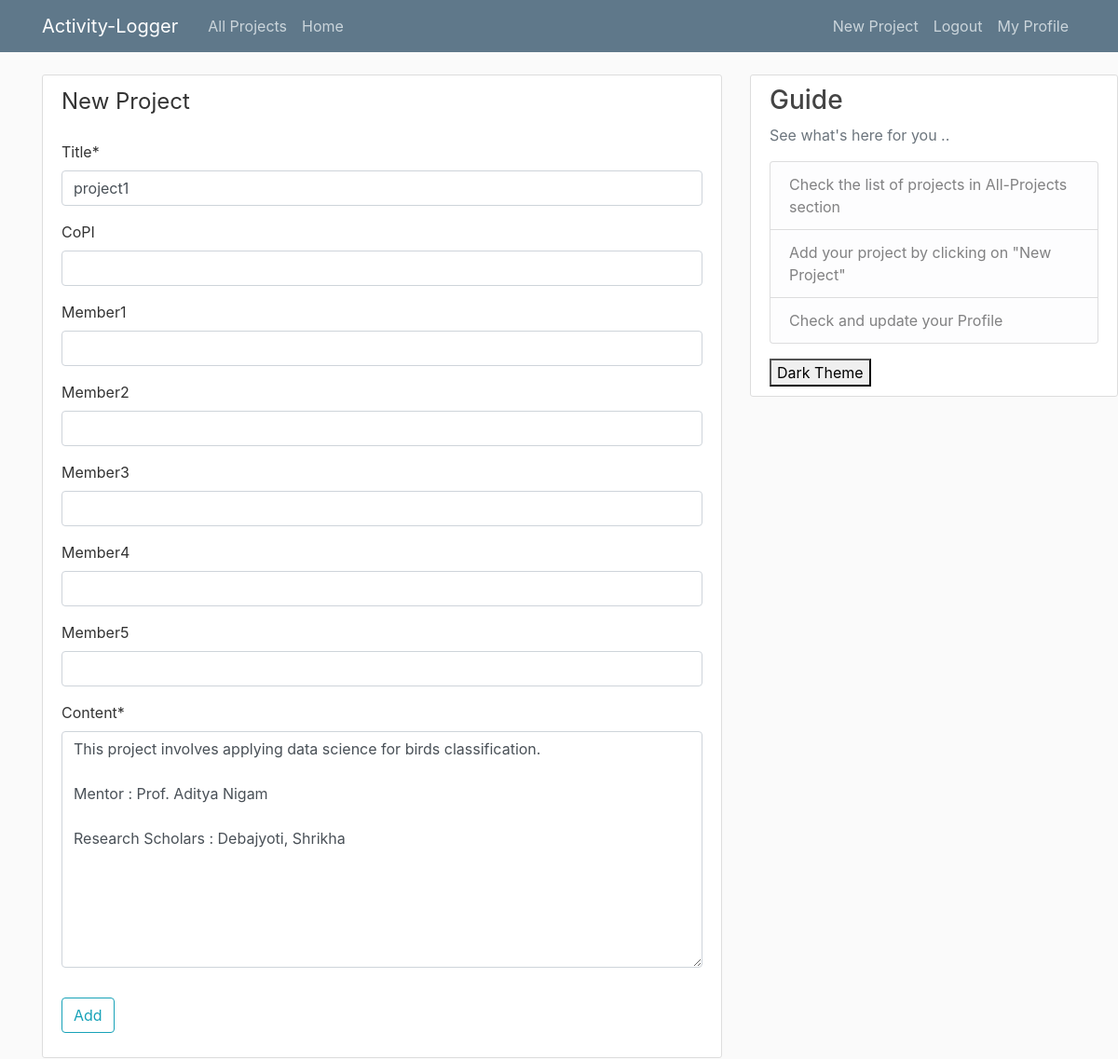
The app's page /post/1/update/ (signed in) with its own data.
### blog/models.py (models this page shows, shortened)
class Post(models.Model):
	title = models.CharField(max_length=100)
	content = models.TextField()
	coPI = models.CharField(max_length=100, blank=True, default='')
	member1 = models.CharField(max_length=100, blank=True, default='')
	member2 = models.CharField(max_length=100, blank=True, default='')
	member3 = models.CharField(max_length=100, blank=True, default='')
	member4 = models.CharField(max_length=100, blank=True, default='')
	member5 = models.CharField(max_length=100, blank=True, default='')
	date = models.DateTimeField(default=timezone.now)
	author = models.ForeignKey(User, on_delete=models.CASCADE)

### blog/views.py (the view, shortened to what this page needs)
# urls.py: path('post/<int:pk>/update/', PostUpdateView.as_view(), name='post-update'),
class PostUpdateView(LoginRequiredMixin, UserPassesTestMixin, UpdateView):
	model = Post
	fields = ['title','coPI','member1', 'member2','member3','member4','member5', 'content']
	def test_func(self):
		post = self.get_object()
		validnames = []
		validnames.append(post.coPI)
		validnames.append(post.member1)
		validnames.append(post.member2)
		validnames.append(post.member3)
		validnames.append(post.member4)
		validnames.append(post.member5)
		if self.request.user == post.author or self.request.user.username in validnames:
			return True
		return False

### blog/templates/blog/post_form.html (shortened to what this page needs)
{% extends "blog/base.html" %}
{% load crispy_forms_tags %}
{% block content %}
	<div class="content-section">
		<form method="POST">
			<fieldset class="form-group">
				<legend class="borfer-bottom mb-4">
					New Project
				</legend>
				{{ form|crispy }}
			</fieldset>
			<div class="form-group">
				<button class="btn btn-outline-info" type="submit"> Add </button>
			</div>
		</form>
	</div>
{% endblock content %}

### blog/static/blog/main.css (style rules this page uses)
body { background: #fafafa; color: #333333; margin-top: 5rem; }
.content-section { background: #ffffff; padding: 10px 20px; border: 1px solid #dddddd; border-radius: 3px; margin-bottom: 20px; }

### records on screen
Post: title "project1", content "This project involves applying data science for birds classification. Mentor : Prof. Aditya Nigam Research Scholars : Debajyoti, Shrikha"
